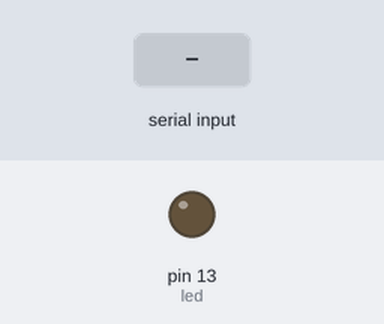
Recording of a sketch running on a simulated Arduino Uno, built with avr-gcc and run on an emulated ATmega328P. Shown: output pins drawn as LEDs (lit = HIGH). The inputs (shaded band) are chosen by the test bench.

Above: at 1.2 s.
1.3 s: "1" received over Serial
At 1.6 s:
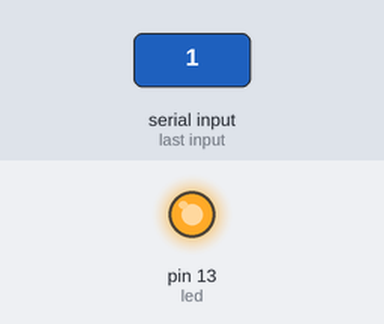
2.8 s: "0" received over Serial
At 3.9 s:
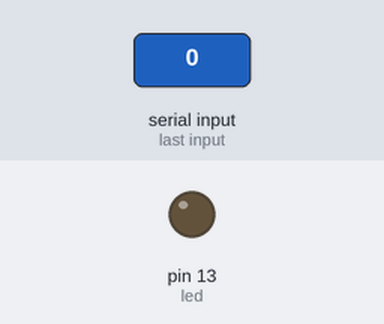
Timing chart, 0 to 5.8 s (numbered marks = the images above; inputs shaded):
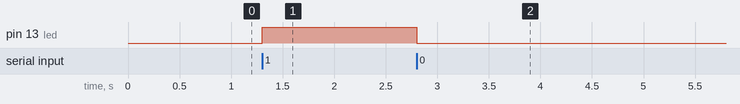

Measured:
- after the input at 1.3 s, pin 13 (led): LOW → HIGH at once
- after the input at 2.8 s, pin 13 (led): HIGH → LOW at once

The sketch:

clase03_b3_led_teclado.ino
```cpp
int led = 13;

void setup() {
  Serial.begin(9600);
  pinMode(led, OUTPUT);
}

void loop() {
  if (Serial.available() > 0) {    // hay algo esperando en el buzon?
    char c = Serial.read();        // saca UN caracter, el mas viejo
    if (c == '1') { digitalWrite(led, HIGH); }
    if (c == '0') { digitalWrite(led, LOW); }
  }
}
```
